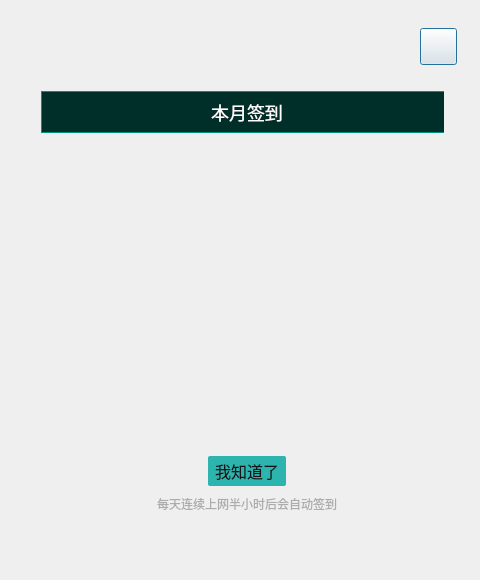
<?xml version="1.0" encoding="UTF-8"?>
<ui version="4.0">
 <class>attendanceDialog</class>
 <widget class="QDialog" name="attendanceDialog">
  <property name="geometry">
   <rect>
    <x>0</x>
    <y>0</y>
    <width>480</width>
    <height>580</height>
   </rect>
  </property>
  <property name="minimumSize">
   <size>
    <width>480</width>
    <height>580</height>
   </size>
  </property>
  <property name="maximumSize">
   <size>
    <width>480</width>
    <height>580</height>
   </size>
  </property>
  <property name="windowTitle">
   <string>attendanceDialog</string>
  </property>
  <layout class="QGridLayout" name="gridLayout">
   <property name="leftMargin">
    <number>0</number>
   </property>
   <property name="topMargin">
    <number>0</number>
   </property>
   <property name="rightMargin">
    <number>0</number>
   </property>
   <property name="bottomMargin">
    <number>0</number>
   </property>
   <property name="spacing">
    <number>0</number>
   </property>
   <item row="0" column="0">
    <widget class="QWidget" name="widget" native="true">
     <property name="styleSheet">
      <string notr="true">#widget{
border-image: url(:/masterDesktop/Resources/complaints_bg.png);
}
#btn_close{
border-image: url(:/masterDesktop/Resources/close.png);
}
#btn_close:pressed{
margin:1px;
}
#wgt_title{
background:#002E29;
border:1px solid #00947E;
}
#lbl_title{
font-family:&quot;微软雅黑&quot;;
font-size:18px;
color:#FFFFFF;
}</string>
     </property>
     <widget class="QPushButton" name="btn_close">
      <property name="geometry">
       <rect>
        <x>420</x>
        <y>28</y>
        <width>37</width>
        <height>37</height>
       </rect>
      </property>
      <property name="minimumSize">
       <size>
        <width>37</width>
        <height>37</height>
       </size>
      </property>
      <property name="maximumSize">
       <size>
        <width>37</width>
        <height>37</height>
       </size>
      </property>
      <property name="text">
       <string/>
      </property>
     </widget>
     <widget class="QWidget" name="">
      <property name="geometry">
       <rect>
        <x>30</x>
        <y>80</y>
        <width>414</width>
        <height>434</height>
       </rect>
      </property>
      <layout class="QVBoxLayout" name="verticalLayout">
       <property name="spacing">
        <number>6</number>
       </property>
       <item>
        <widget class="QWidget" name="wgt_title" native="true">
         <property name="minimumSize">
          <size>
           <width>412</width>
           <height>42</height>
          </size>
         </property>
         <property name="maximumSize">
          <size>
           <width>412</width>
           <height>42</height>
          </size>
         </property>
         <layout class="QHBoxLayout" name="horizontalLayout">
          <property name="spacing">
           <number>0</number>
          </property>
          <property name="leftMargin">
           <number>0</number>
          </property>
          <property name="topMargin">
           <number>0</number>
          </property>
          <property name="rightMargin">
           <number>0</number>
          </property>
          <property name="bottomMargin">
           <number>0</number>
          </property>
          <item>
           <widget class="QLabel" name="lbl_title">
            <property name="text">
             <string>本月签到</string>
            </property>
            <property name="alignment">
             <set>Qt::AlignCenter</set>
            </property>
           </widget>
          </item>
         </layout>
        </widget>
       </item>
       <item>
        <widget class="QWidget" name="widget_3" native="true">
         <property name="minimumSize">
          <size>
           <width>412</width>
           <height>380</height>
          </size>
         </property>
         <property name="maximumSize">
          <size>
           <width>412</width>
           <height>380</height>
          </size>
         </property>
         <property name="styleSheet">
          <string notr="true">#tableWidget{
background:transparent;
border:none;
font-family:&quot;微软雅黑&quot;;
font-size:16px;
}</string>
         </property>
         <layout class="QVBoxLayout" name="verticalLayout_2">
          <property name="spacing">
           <number>9</number>
          </property>
          <property name="leftMargin">
           <number>0</number>
          </property>
          <property name="topMargin">
           <number>0</number>
          </property>
          <property name="rightMargin">
           <number>0</number>
          </property>
          <property name="bottomMargin">
           <number>6</number>
          </property>
          <item>
           <widget class="QTableWidget" name="tableWidget">
            <property name="styleSheet">
             <string notr="true">/* QTableView {
      selection-background-color: transparent;
  }*/

QTableView::item:hover{
  color:#FFFFFF;
}
 QTableView::item:selected {
      border: 1px solid #6a6ea9;
color:#207C78;
  }</string>
            </property>
            <property name="verticalScrollBarPolicy">
             <enum>Qt::ScrollBarAlwaysOff</enum>
            </property>
            <property name="horizontalScrollBarPolicy">
             <enum>Qt::ScrollBarAlwaysOff</enum>
            </property>
            <property name="editTriggers">
             <set>QAbstractItemView::NoEditTriggers</set>
            </property>
            <property name="selectionMode">
             <enum>QAbstractItemView::SingleSelection</enum>
            </property>
            <property name="showGrid">
             <bool>false</bool>
            </property>
            <property name="rowCount">
             <number>7</number>
            </property>
            <property name="columnCount">
             <number>7</number>
            </property>
            <attribute name="horizontalHeaderVisible">
             <bool>false</bool>
            </attribute>
            <attribute name="horizontalHeaderDefaultSectionSize">
             <number>58</number>
            </attribute>
            <attribute name="horizontalHeaderMinimumSectionSize">
             <number>25</number>
            </attribute>
            <attribute name="verticalHeaderVisible">
             <bool>false</bool>
            </attribute>
            <attribute name="verticalHeaderDefaultSectionSize">
             <number>60</number>
            </attribute>
            <row/>
            <row/>
            <row/>
            <row/>
            <row/>
            <row/>
            <row/>
            <column/>
            <column/>
            <column/>
            <column/>
            <column/>
            <column/>
            <column/>
           </widget>
          </item>
          <item>
           <spacer name="verticalSpacer">
            <property name="orientation">
             <enum>Qt::Vertical</enum>
            </property>
            <property name="sizeType">
             <enum>QSizePolicy::Fixed</enum>
            </property>
            <property name="sizeHint" stdset="0">
             <size>
              <width>20</width>
              <height>11</height>
             </size>
            </property>
           </spacer>
          </item>
          <item>
           <layout class="QHBoxLayout" name="horizontalLayout_2">
            <item>
             <spacer name="horizontalSpacer">
              <property name="orientation">
               <enum>Qt::Horizontal</enum>
              </property>
              <property name="sizeHint" stdset="0">
               <size>
                <width>40</width>
                <height>20</height>
               </size>
              </property>
             </spacer>
            </item>
            <item>
             <widget class="QPushButton" name="pushButton">
              <property name="minimumSize">
               <size>
                <width>78</width>
                <height>30</height>
               </size>
              </property>
              <property name="maximumSize">
               <size>
                <width>78</width>
                <height>30</height>
               </size>
              </property>
              <property name="styleSheet">
               <string notr="true">QPushButton{
font-family:&quot;微软雅黑&quot;;
font-size:16px;
color:#151515;
background:#2EB4AF;
border:0px;
border-radius:2px;
}
QPushButton:pressed{
margin:1px;
}</string>
              </property>
              <property name="text">
               <string>我知道了</string>
              </property>
             </widget>
            </item>
            <item>
             <spacer name="horizontalSpacer_2">
              <property name="orientation">
               <enum>Qt::Horizontal</enum>
              </property>
              <property name="sizeHint" stdset="0">
               <size>
                <width>40</width>
                <height>20</height>
               </size>
              </property>
             </spacer>
            </item>
           </layout>
          </item>
          <item>
           <widget class="QLabel" name="label">
            <property name="styleSheet">
             <string notr="true">font-family:&quot;微软雅黑&quot;;
font-size:12px;
color:#ACACAC;</string>
            </property>
            <property name="text">
             <string>每天连续上网半小时后会自动签到</string>
            </property>
            <property name="alignment">
             <set>Qt::AlignCenter</set>
            </property>
           </widget>
          </item>
         </layout>
        </widget>
       </item>
      </layout>
     </widget>
    </widget>
   </item>
  </layout>
 </widget>
 <layoutdefault spacing="6" margin="11"/>
 <resources>
  <include location="masterDesktop.qrc"/>
 </resources>
 <connections/>
</ui>
